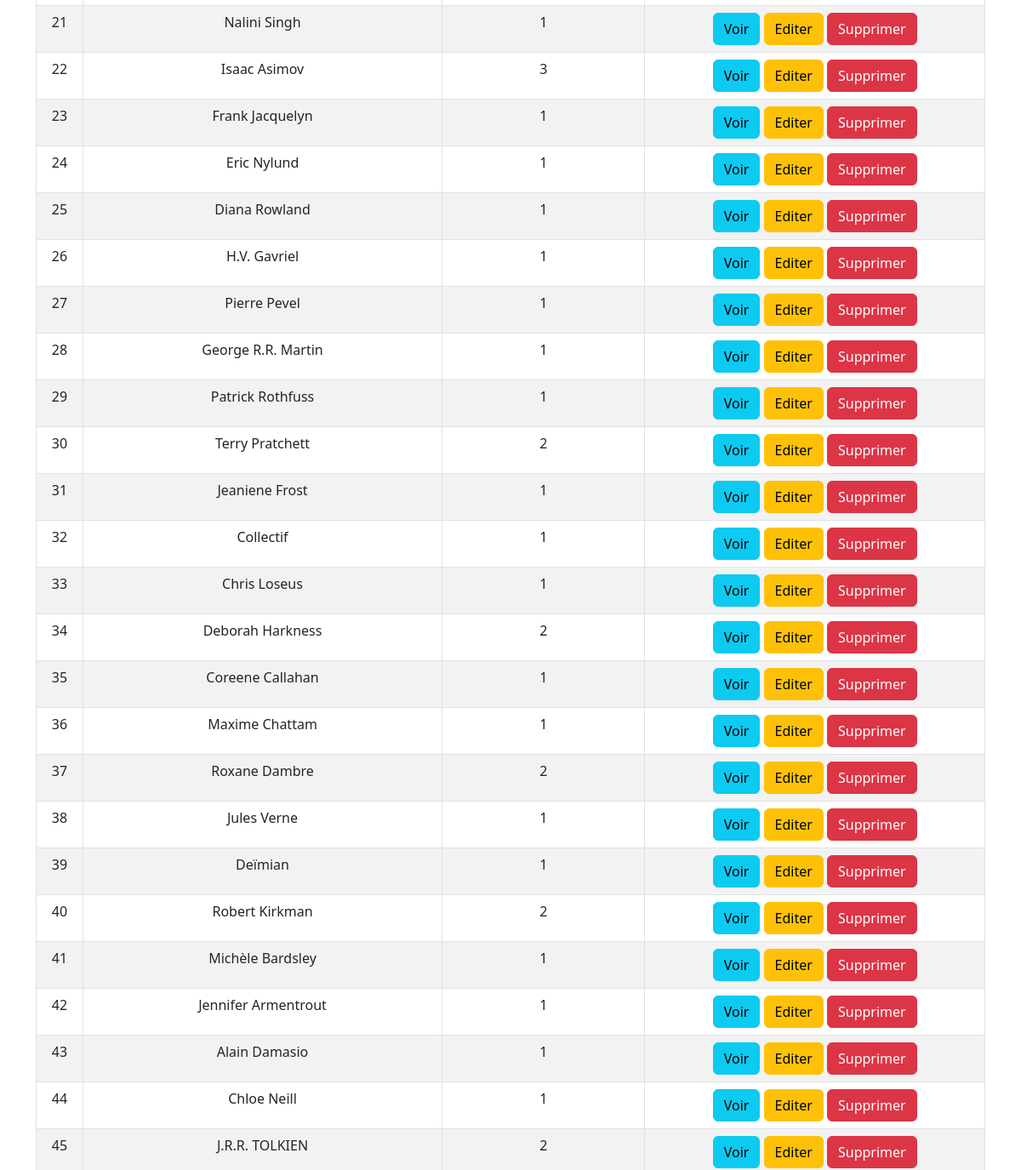
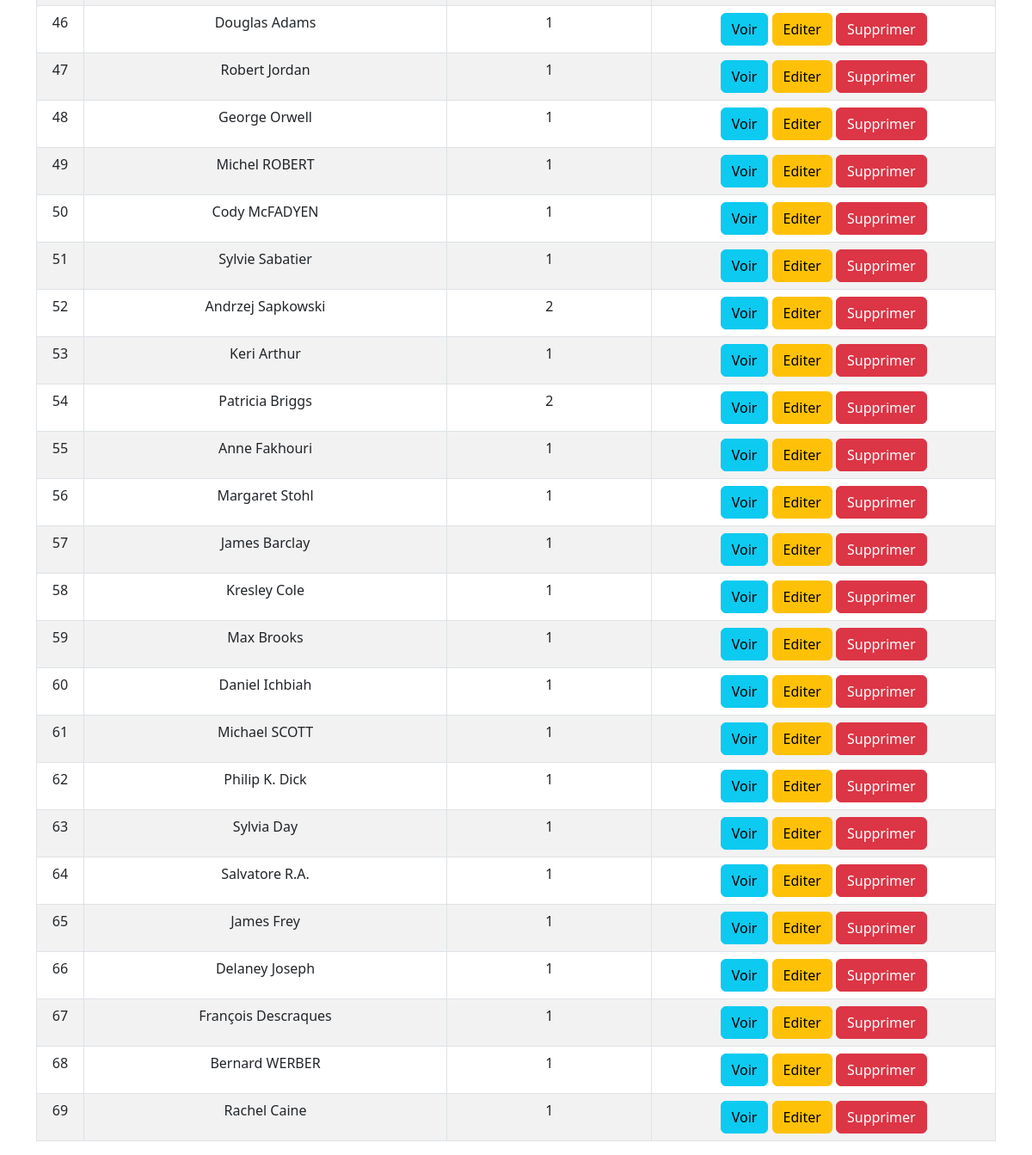
The page /auteurs/ (lower part) on the database as committed earlier (2 pictures, top to bottom).
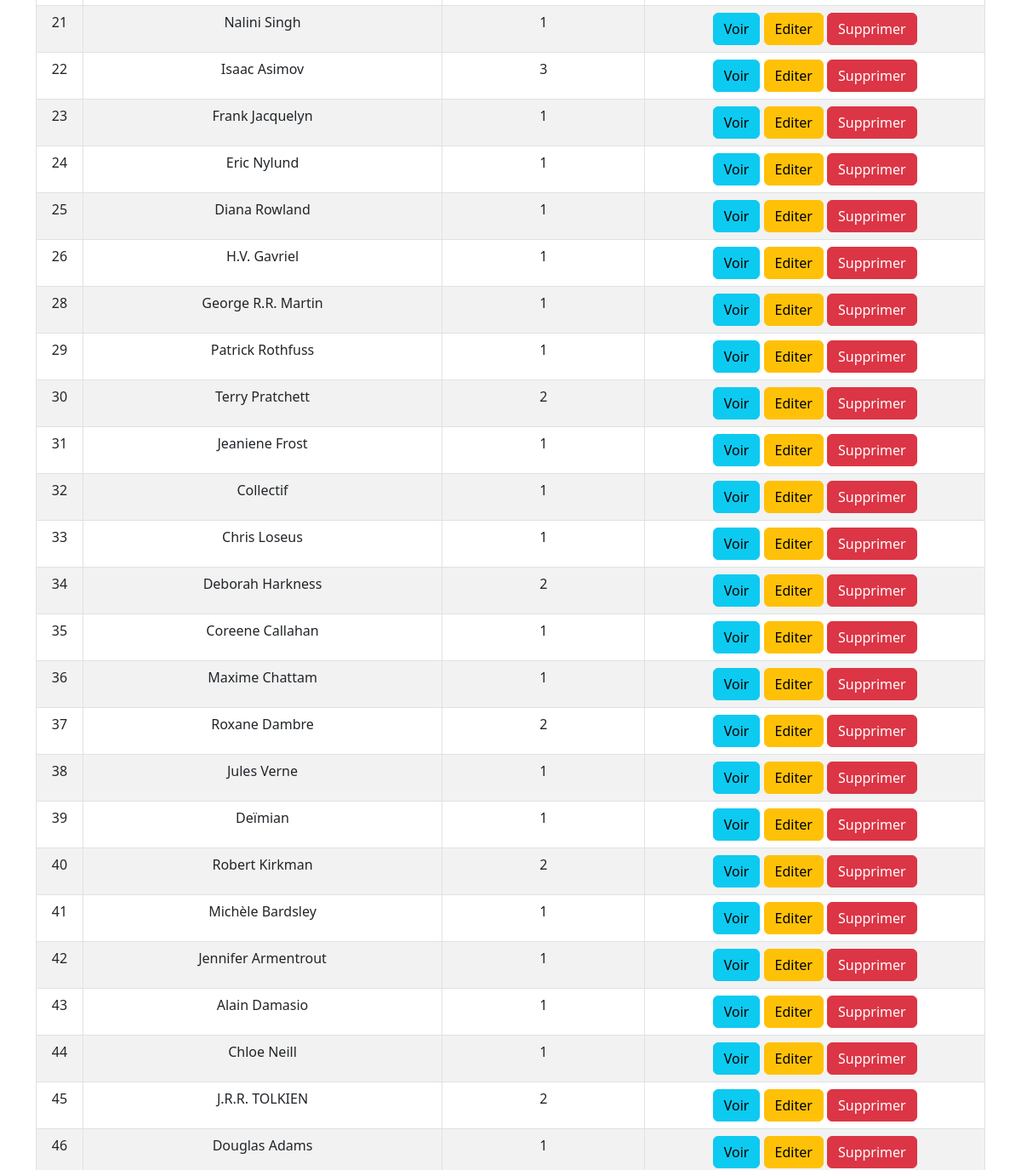
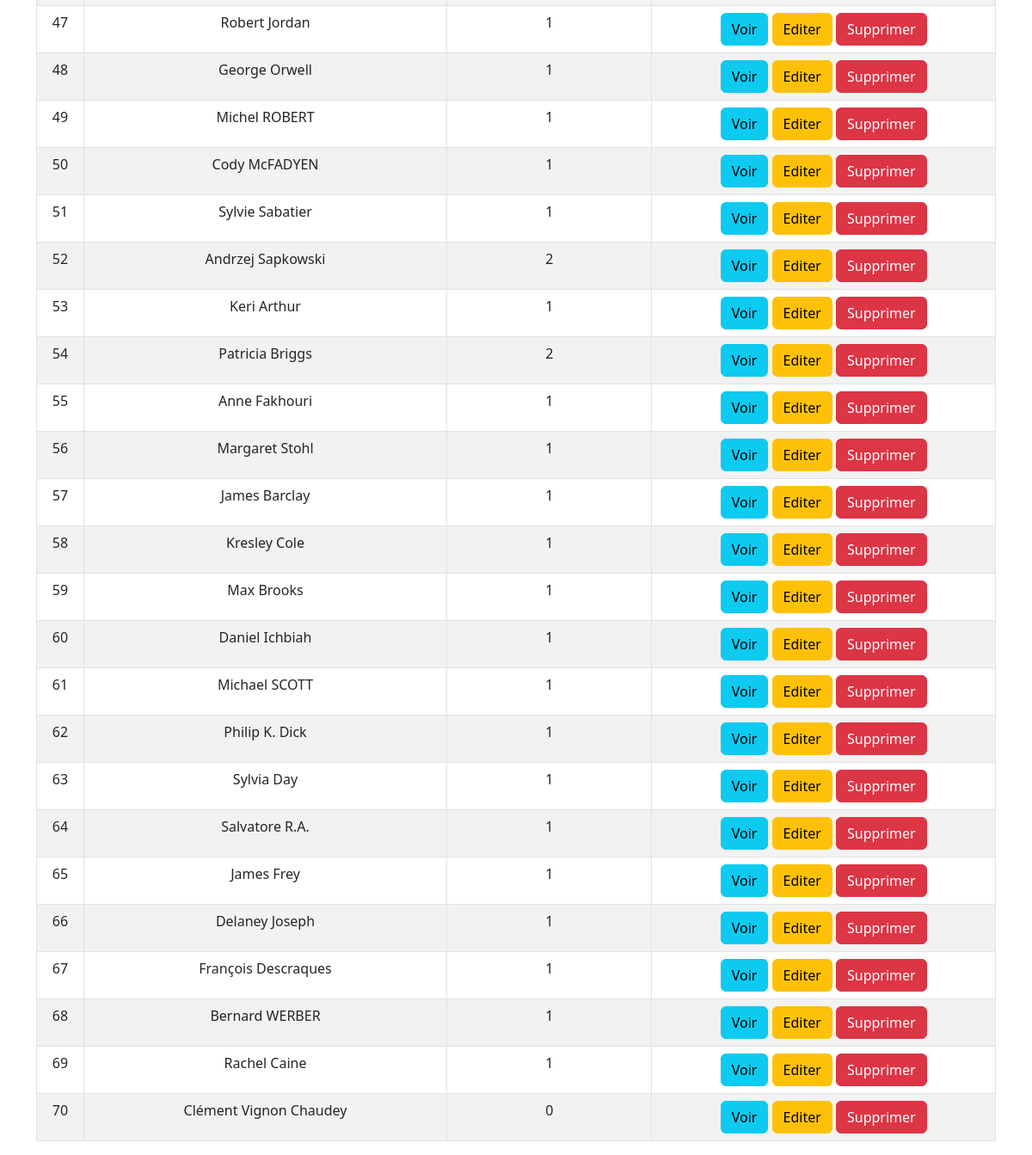
The same page on the database as committed later (2 pictures, top to bottom).
### monApp/models.py (models this page shows, shortened)
class Auteur(db.Model):
    idA = db.Column( db.Integer, primary_key=True)
    Nom = db.Column( db.String(100))

### monApp/views.py (the view)
@app.route('/auteurs/')
def getAuteurs():
    lesAuteurs = Auteur.query.all()
    return render_template('auteurs_list.html', title="R3.01 Dev Web avec Flask", auteurs=lesAuteurs)

### monApp/templates/auteurs_list.html (shortened to what this page needs)
{% extends "base.html" %}
{% block main %}
<table class="table table-striped table-bordered table-hover">
    <tbody>
        {% for unAuteur in auteurs %}
        <tr>
            <td>{{ unAuteur.idA }}</td>
            <td>{{ unAuteur.Nom }}</td>
            <td>{{ unAuteur.livres.count() }}</td>
            <td>
                <div class="task-controls">
                    <a href="{{ url_for('viewAuteur', idA=unAuteur.idA) }}" class="btn btn-info">
                        Voir
                    </a>
                    <a href="{{ url_for('updateAuteur', idA=unAuteur.idA) }}" class="btn btn-warning">
                        Editer
                    </a>
                    <a href="{{ url_for('deleteAuteur', idA=unAuteur.idA) }}" class="btn btn-danger">
                        Supprimer
                    </a>
                </div>
            </td>
        </tr>
        {% endfor %}
    </tbody>
</table>
{% endblock %}

Rows that differ between the two databases and show on the page:
removed Auteur: idA "27", Nom "Pierre Pevel", livres.count "1"
added Auteur: idA "70", Nom "Clément Vignon Chaudey", livres.count "0"
